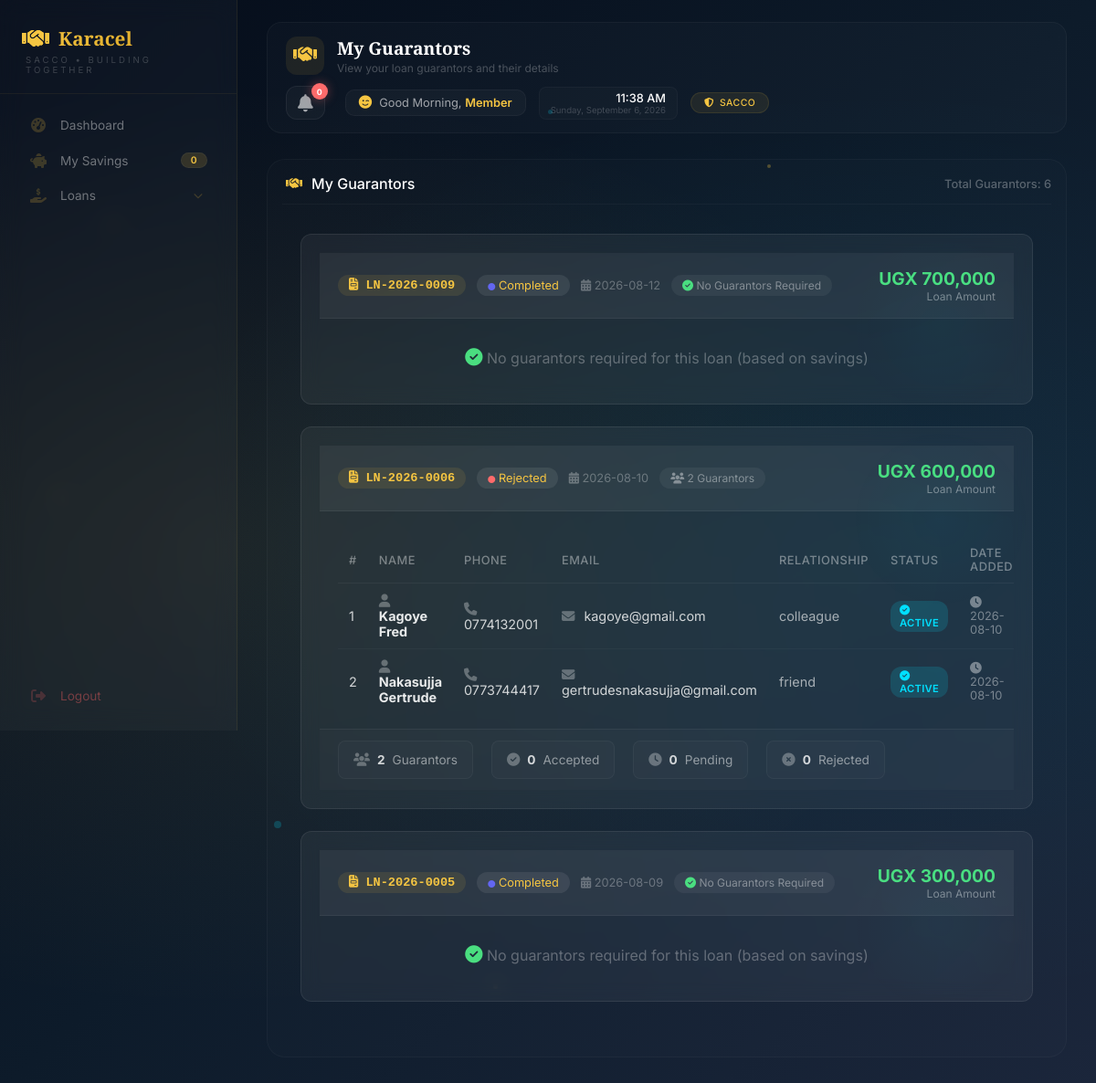
Page /member/guarantors (signed in) on the committed database.
### tables this page shows
CREATE TABLE loans (
            id INTEGER PRIMARY KEY AUTOINCREMENT,
            loan_number TEXT UNIQUE NOT NULL,
            user_id INTEGER NOT NULL,
            amount REAL NOT NULL,
            interest_rate REAL NOT NULL,
            interest_amount REAL NOT NULL,
            total_repayment REAL NOT NULL,
            monthly_installment REAL NOT NULL,
            tenure INTEGER DEFAULT 3,
            purpose TEXT,
            repayment_plan TEXT,
            status TEXT DEFAULT 'pending',
            application_date TEXT NOT NULL,
            approved_date TEXT,
            disbursed_date TEXT,
            completed_date TEXT,
            rejected_date TEXT,
            rejection_reason TEXT,
            admin_rejection_reason TEXT,
            current_balance REAL DEFAULT 0,
            interest_accrued REAL DEFAULT 0,
            last_interest_date TEXT,
            months_overdue INTEGER DEFAULT 0,
            start_month INTEGER DEFAULT 0,
            end_month INTEGER DEFAULT 12,
            created_at TIMESTAMP DEFAULT CURRENT_TIMESTAMP, last_payment_date TEXT, last_payment_amount REAL DEFAULT 0, total_interest_accrued REAL DEFAULT 0, principal_paid REAL DEFAULT 0, interest_paid REAL DEFAULT 0, months_paid INTEGER DEFAULT 0, original_balance REAL DEFAULT 0, total_interest_calculated REAL DEFAULT 0, due_date TEXT, loan_start_date TEXT, loan_end_date TEXT, completion_date TEXT, disbursement_date TEXT, next_interest_date TEXT, payment_method TEXT, transaction_ref TEXT, notes TEXT, collateral TEXT, guarantor_required INTEGER DEFAULT 0, rejected_by TEXT, approved_by TEXT, approved_by_role TEXT, disbursed_by TEXT, disbursed_by_role TEXT, application_fee REAL DEFAULT 1000, application_fee_paid INTEGER DEFAULT 0, net_loan_amount REAL DEFAULT 0, loan_type TEXT DEFAULT "standard", disbursed_amount REAL DEFAULT 0, total_fees_paid REAL DEFAULT 0, total_penalties REAL DEFAULT 0,
            FOREIGN KEY (user_id) REFERENCES users(id)
        );

CREATE TABLE loan_guarantors (
            id INTEGER PRIMARY KEY AUTOINCREMENT,
            loan_id INTEGER NOT NULL,
            guarantor_name TEXT NOT NULL,
            phone TEXT NOT NULL,
            email TEXT,
            relationship TEXT,
            status TEXT DEFAULT 'active',
            created_at TIMESTAMP DEFAULT CURRENT_TIMESTAMP,
            FOREIGN KEY (loan_id) REFERENCES loans(id)
        );

### app.py (the view)
@app.route("/member/guarantors")
def member_guarantors():
    if "user_id" not in session:
        return redirect("/login")
    user_id = session["user_id"]
    db = get_db()
    db.row_factory = sqlite3.Row
    try:
        guarantors = db.execute("""
            SELECT
                lg.*,
                l.loan_number,
                l.amount,
                l.status as loan_status,
                l.application_date,
                l.interest_amount,
                l.total_repayment
            FROM loan_guarantors lg
            JOIN loans l ON lg.loan_id = l.id
            WHERE l.user_id = ?
            ORDER BY l.application_date DESC, lg.id DESC
        """, (user_id,)).fetchall()
        loans = db.execute("""
            SELECT
                id,
                loan_number,
                amount,
                interest_amount,
                total_repayment,
                status,
                application_date,
                approved_date,
                disbursed_date,
                completed_date,
                current_balance,
                created_at
            FROM loans
            WHERE user_id = ?
            ORDER BY application_date DESC
        """, (user_id,)).fetchall()
        db.close()
        return render_template(
            "member/member-guarantors.html",
            guarantors=guarantors,
            loans=loans
        )
    except Exception as e:
        import traceback
        traceback.print_exc()
        db.close()
        flash(f"Error loading guarantors: {str(e)}", "danger")
        return redirect(url_for("member_dashboard"))

### app.py (called while the page is built)
def get_db():
    conn = sqlite3.connect("sacco.db")
    conn.row_factory = sqlite3.Row
    return conn

@app.context_processor
def inject_globals():
    from datetime import datetime
    completed_loans = 0
    try:
        if 'user_id' in session:
            role = session.get('role', '')
            if role in ['treasurer', 'admin', 'chairperson']:
                db = get_db()
                completed_loans = db.execute("SELECT COUNT(*) FROM loans WHERE status = 'completed'").fetchone()[0]
                db.close()
    except Exception as e:
        print(f"Error getting completed_loans: {e}")
    return {
        'now': datetime.now(),
        'completed_loans': completed_loans
    }

### templates/member/member-guarantors.html (shortened to what this page needs)
{% extends "member/member-base.html" %}
{% block page_title %}My Guarantors{% endblock %}
{% block page_subtitle %}View your loan guarantors and their details{% endblock %}
{% block content %}
<div class="history-section">
    <div class="history-title">
        <i class="fas fa-handshake"></i> My Guarantors
        <span style="font-size: 0.8rem; margin-left: auto; color: rgba(255,255,255,0.3);">
            Total Guarantors: {{ guarantors|length }}
        </span>
    </div>
    <div style="padding: 20px;">
        {% if guarantors %}
            {% set loan_ids = [] %}
            {% for guarantor in guarantors %}
                {% if guarantor.loan_id not in loan_ids %}
                    {% set _ = loan_ids.append(guarantor.loan_id) %}
                {% endif %}
            {% endfor %}
            {% for loan_id in loan_ids %}
                {% set loan = loans|selectattr('id', 'equalto', loan_id)|first %}
                {% if loan %}
                <div class="guarantor-card">
                    <div class="guarantor-header">
                        <div class="guarantor-title">
                            <span class="loan-number-badge">
                                <i class="fas fa-file-invoice"></i> {{ loan.loan_number }}
                            </span>
                            <span class="guarantor-badge">
                                <i class="fas fa-circle" style="color: {% if loan.status == 'pending' %}#f5c542{% elif loan.status == 'approved' %}#00e0ff{% elif loan.status in ['disbursed', 'active'] %}#4ade80{% elif loan.status == 'completed' %}#6366f1{% else %}#ff6b6b{% endif %}; font-size: 0.5rem;"></i>
                                {{ loan.status|title }}
                            </span>
                            <span style="color: rgba(255,255,255,0.3); font-size: 0.8rem;">
                                <i class="fas fa-calendar-alt"></i> {{ loan.application_date }}
                            </span>
                            <span class="no-guarantors-badge">
                                {% set loan_guarantors = guarantors|selectattr('loan_id', 'equalto', loan_id)|list %}
                                {% if loan_guarantors|length > 0 and loan_guarantors[0].guarantor_name == 'No Guarantor Required' %}
                                    <i class="fas fa-check-circle" style="color: #4ade80;"></i> No Guarantors Required
                                {% else %}
                                    <i class="fas fa-users"></i> {{ loan_guarantors|length }} Guarantors
                                {% endif %}
                            </span>
                        </div>
                        <div class="guarantor-amount">
                            <div class="amount">UGX {{ "{:,.0f}".format(loan.amount) if loan.amount else '0' }}</div>
                            <div class="label">Loan Amount</div>
                        </div>
                    </div>
                    {% set loan_guarantors = guarantors|selectattr('loan_id', 'equalto', loan_id)|list %}
                    {% if loan_guarantors and loan_guarantors[0].guarantor_name != 'No Guarantor Required' %}
                    <div class="guarantor-table-wrapper">
                        <table class="guarantor-table">
                            <thead>
                                <tr>
                                    <th>#</th>
                                    <th>Name</th>
                                    <th>Phone</th>
                                    <th>Email</th>
                                    <th>Relationship</th>
                                    <th>Status</th>
                                    <th>Date Added</th>
                                </tr>
                            </thead>
                            <tbody>
                                {% for guarantor in loan_guarantors %}
                                <tr>
                                    <td>{{ loop.index }}</td>
                                    <td>
                                        <strong style="color: rgba(255,255,255,0.9);">
                                            <i class="fas fa-user" style="color: rgba(255,255,255,0.3); margin-right: 8px;"></i>
                                            {{ guarantor.guarantor_name }}
                                        </strong>
                                    </td>
                                    <td>
                                        <i class="fas fa-phone" style="color: rgba(255,255,255,0.3); margin-right: 6px;"></i>
                                        {{ guarantor.phone }}
                                    </td>
                                    <td>
                                        {% if guarantor.email %}
                                            <i class="fas fa-envelope" style="color: rgba(255,255,255,0.3); margin-right: 6px;"></i>
                                            {{ guarantor.email }}
                                        {% else %}
                                            <span style="color: rgba(255,255,255,0.2);">-</span>
                                        {% endif %}
                                    </td>
                                    <td>
                                        {% if guarantor.relationship %}
                                            <span style="color: rgba(255,255,255,0.6);">{{ guarantor.relationship }}</span>
                                        {% else %}
                                            <span style="color: rgba(255,255,255,0.2);">-</span>
                                        {% endif %}
                                    </td>
                                    <td>
                                        <span class="status-badge
                                            {% if guarantor.status == 'accepted' %}status-accepted
                                            {% elif guarantor.status == 'pending' %}status-pending
                                            {% elif guarantor.status == 'active' %}status-active
                                            {% else %}status-rejected{% endif %}">
                                            {% if guarantor.status == 'accepted' %}
                                                <i class="fas fa-check-circle"></i> ACCEPTED
                                            {% elif guarantor.status == 'pending' %}
                                                <i class="fas fa-clock"></i> PENDING
                                            {% elif guarantor.status == 'active' %}
                                                <i class="fas fa-check-circle"></i> ACTIVE
                                            {% else %}
                                                <i class="fas fa-times-circle"></i> {{ guarantor.status|upper }}
                                            {% endif %}
                                        </span>
                                    </td>
                                    <td style="color: rgba(255,255,255,0.4); font-size: 0.8rem;">
                                        {% if guarantor.created_at %}
                                            <i class="fas fa-clock"></i> {{ guarantor.created_at[:10] }}
                                        {% else %}
                                            -
                                        {% endif %}
                                    </td>
                                </tr>
                                {% endfor %}
                            </tbody>
                        </table>
                    </div>
                    <div class="guarantor-summary">
                        <div class="summary-item">
                            <i class="fas fa-users"></i>
                            <strong>{{ loan_guarantors|length }}</strong> Guarantors
                        </div>
                        <div class="summary-item">
                            <i class="fas fa-check-circle"></i>
                            <strong>
                                {{ loan_guarantors|selectattr('status', 'equalto', 'accepted')|list|length }}
                            </strong> Accepted
                        </div>
                        <div class="summary-item">
                            <i class="fas fa-clock"></i>
                            <strong>
                                {{ loan_guarantors|selectattr('status', 'equalto', 'pending')|list|length }}
                            </strong> Pending
                        </div>
                        <div class="summary-item">
                            <i class="fas fa-times-circle"></i>
                            <strong>
                                {{ loan_guarantors|selectattr('status', 'equalto', 'rejected')|list|length }}
                            </strong> Rejected
                        </div>
                    </div>
                    {% else %}
                    <div style="padding: 20px; text-align: center; color: rgba(255,255,255,0.3);">
                        <i class="fas fa-check-circle" style="color: #4ade80; font-size: 1.2rem;"></i>
                        No guarantors required for this loan (based on savings)
                    </div>
                    {% endif %}
                </div>
                {% endif %}
            {% endfor %}
        {% endif %}
    </div>
</div>
{% endblock %}

### templates/member/member-guarantors.html (style rules this page uses)
.guarantor-card { background: rgba(255,255,255,0.05); border-radius: 12px; border: 1px solid rgba(255,255,255,0.08); margin-bottom: 24px; overflow: hidden; transition: all 0.3s ease; }
.guarantor-header { background: rgba(255,255,255,0.05); padding: 16px 20px; border-bottom: 1px solid rgba(255,255,255,0.05); display: flex; justify-content: space-between; align-items: center; flex-wrap: wrap; gap: 12px; }
.guarantor-title { display: flex; align-items: center; gap: 12px; flex-wrap: wrap; }
.loan-number-badge { background: rgba(0,224,255,0.15); color: #00e0ff; padding: 4px 12px; border-radius: 20px; font-size: 0.85rem; font-weight: 600; }
.guarantor-badge { background: rgba(255,255,255,0.08); padding: 4px 12px; border-radius: 20px; font-size: 0.8rem; }
.guarantor-amount { text-align: right; }
.guarantor-amount .amount { color: #4ade80; font-size: 1.2rem; font-weight: 700; }
.guarantor-amount .label { color: rgba(255,255,255,0.4); font-size: 0.75rem; }
.guarantor-table-wrapper { padding: 16px 20px; overflow-x: auto; }
.guarantor-table { width: 100%; border-collapse: collapse; font-size: 0.9rem; }
.guarantor-table thead th { text-align: left; padding: 10px 12px; color: rgba(255,255,255,0.4); font-weight: 500; font-size: 0.8rem; text-transform: uppercase; letter-spacing: 0.5px; border-bottom: 1px solid rgba(255,255,255,0.05); }
.guarantor-table tbody td { padding: 10px 12px; border-bottom: 1px solid rgba(255,255,255,0.03); color: rgba(255,255,255,0.8); }
.guarantor-table tbody tr:last-child td { border-bottom: none; }
.status-badge { padding: 3px 10px; border-radius: 12px; font-size: 0.7rem; font-weight: 600; letter-spacing: 0.3px; }
.status-active { background: rgba(0, 224, 255, 0.15); color: #00e0ff; }
.guarantor-summary { display: flex; gap: 20px; padding: 12px 20px; background: rgba(255,255,255,0.02); border-top: 1px solid rgba(255,255,255,0.05); flex-wrap: wrap; }
.guarantor-summary .summary-item { display: flex; align-items: center; gap: 8px; color: rgba(255,255,255,0.5); font-size: 0.85rem; }
.guarantor-summary .summary-item i { color: rgba(255,255,255,0.3); }
.guarantor-summary .summary-item strong { color: rgba(255,255,255,0.8); }
.no-guarantors-badge { background: rgba(255,255,255,0.05); padding: 4px 12px; border-radius: 20px; font-size: 0.75rem; color: rgba(255,255,255,0.4); }

### rows in the picture
loans: loan_number "LN-2026-0009", status "Completed", application_date "2026-08-12", amount "700,000"
loans: loan_number "LN-2026-0006", status "Rejected", application_date "2026-08-10", amount "600,000"
loan_guarantors: guarantor_name "Kagoye Fred", phone "0774132001", email "kagoye@gmail.com", relationship "colleague", status "active" (drawn), created_at "2026-08-10"
loan_guarantors: guarantor_name "Nakasujja Gertrude", phone "0773744417", email "gertrudesnakasujja@gmail.com", relationship "friend", status "active" (drawn), created_at "2026-08-10"
loans: loan_number "LN-2026-0005", status "Completed", application_date "2026-08-09", amount "300,000"

### other values in the picture
{{ savings_deposits|length if savings_deposits else 0 }} "0"
{{ unread_count if unread_count is defined else 0 }} "0"
{{ member.full_name | safe if member else 'Member' }} "Member"
{{ guarantors|length }} "6"
{{ loan_guarantors|length }} "2"
{{ loan_guarantors|selectattr('status', 'equalto', 'pending')|list|length }} "0"
